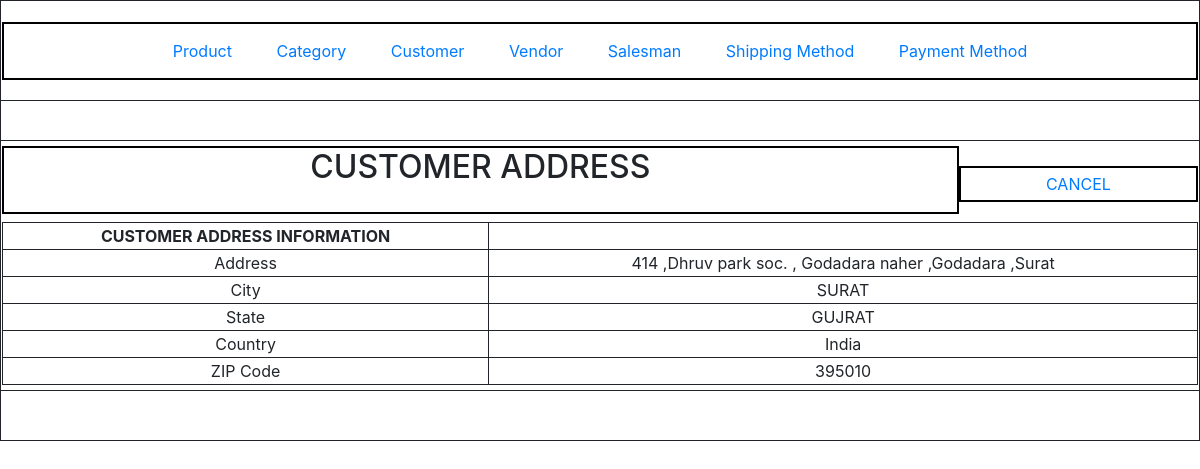
The page /index.php?c=customer&a=address&customer_id=59 on the database its author committed.
### tables this page shows
CREATE TABLE `customer_address` (
  `address_id` int(11) NOT NULL,
  `customer_address_id` int(11) DEFAULT NULL,
  `address` text NOT NULL,
  `city` varchar(10) NOT NULL,
  `state` varchar(10) NOT NULL,
  `country` varchar(10) NOT NULL,
  `zip_code` int(11) NOT NULL
);

### Block/Core/Templates.php (called while the page is built, shortened)
<?php
class Block_Core_Templates extends Model_Core_View
{
	protected $children = [];
	public function getChildren()
	{
		return $this->children;
	}
	public function addChild($key,$children)
	{
		$this->children[$key] = $children;
		return $this;
	}
}

### Model/Core/View.php (called while the page is built, shortened)
<?php
class Model_Core_View
{
	protected $template = null;
	protected $data = [];
	public function setData($data)
	{
		$this->data = $data;
		return $this;
	}
	public function getData($key)
	{
		return $this->data[$key];
	}
	public function setTemplate($template)
	{
		$this->template = $template;
		return $this;
	}
	public function getTemplate()
	{
		return $this->template;
	}
	public function render()
	{
		require_once 'View'.DS.$this->getTemplate();
	}
	public function getUrl($action = null,$controller = null,$params=null,$resetParam = false)
	{
		return Ccc::getModel('Core_Url')->getUrl($action,$controller,$params,$resetParam);
	}
}
?>

### Controller/Customer.php (called while the page is built, shortened)
<?php
class Controller_Customer extends Controller_Core_Action
{
	public function addressAction()
	{
		try {
			if (!($customerId = $this->getRequest()->getParams('customer_id'))) {
				$this->errorAction('Invalid request !!!');
			}
			if (!($address = Ccc::getModel('Customer_Address')->load($customerId,'customer_address_id'))) {
				$this->errorAction('Data not found !!!');
			}
			$layout = $this->getLayout();
			$addressBlock = $layout->creatBlock('Customer_Address');
			$addressBlock->setData(['address'=>$address]);
			$layout->getChild('content')->addChild('address',$addressBlock);
			$layout->render();
		} catch (Exception $e) {
			$this->getMessage()->addMessage($e->getMessage(),Model_Core_Message::FAILURE);
			$this->redirect('grid',null,[],true);
		}
	}
}
?>

### index.php (called while the page is built, shortened)
<?php
class Ccc
{
	public static function init()
	{
		$front = new Controller_Core_Front();
		$front->init();
	}
	public static function getModel($className)
	{
		return new $className();
	}
}
Ccc::init();
?>

### Model/Core/Url.php (called while the page is built, shortened)
<?php
class Model_Core_Url
{
	public function getUrl($action=null,$controller=null,$params=null,$resetParam=false)
	{
		$request = new Model_Core_Request();
		$queryStringArray = [];
		if (!$resetParam) {
			$queryStringArray = $request->getParams();
		}
		if($controller){
			$queryStringArray['c'] = $controller;
		}else{
			$queryStringArray['c'] = $request->getControllerName();
		}
		if($action){
			$queryStringArray['a'] = $action;
		}else{
			$queryStringArray['a'] = $request->getActionName();
		}
		$url = $_SERVER['REQUEST_SCHEME'].'://'.$_SERVER['HTTP_HOST'].trim($_SERVER['REQUEST_URI'],$_SERVER['QUERY_STRING']).http_build_query($queryStringArray);
		return $url;
	}
}
?>

### Model/Core/Request.php (called while the page is built, shortened)
<?php
class Model_Core_Request
{
	public function getParams($key = NULL, $value = NULL)
	{
		if ($key == NULL)
		{
			return $_GET;
		}
		if (array_key_exists($key, $_GET))
		{
			return $_GET[$key];
		}
		return $value;
	}
	public function getControllerName()
	{
		return $this->getParams('c','product');
	}
}
?>

### Model/Core/Table.php (called while the page is built, shortened)
<?php
class Model_Core_Table
{
	protected $data = [];
	public function __get($key)
	{
		if (array_key_exists($key,$this->data)) {
			return $this->data[$key];
		}
		return null;
	}
	public function getResource()
	{
		$resource = Ccc::getModel($this->resourceClass);
		return $resource;
	}
	public function setData(array $data)
	{
		$this->data = array_merge($this->data,$data);
		return $this;
	}
	public function load($id,$column=null)
	{
		$data = $this->getResource()->load($id,$column);
		return $this;
	}
}
?>

### Model/Core/Adapter.php (called while the page is built, shortened)
<?php
class Model_Core_Adapter
{
	public $serverName = 'localhost';
	public $userName = 'root';
	public $passWord = '';
	public $dbName = 'newmvc-udaykumar';
	public function connect()
	{
		$connect = mysqli_connect($this->serverName,$this->userName,$this->passWord,$this->dbName);
		return $connect;
	}
	public function fetchRow($query)
	{
		$connect = $this->connect();
		$result = $connect->query($query);
		return $result->fetch_assoc();
	}
}
?>

### Model/Core/Table/Resource.php (called while the page is built, shortened)
<?php
class Model_Core_Table_Resource
{
	public function getTableName()
	{
		return $this->tableName;
	}
	public function getAdapter()
	{
		$adapter = new Model_Core_Adapter();
		return $adapter;
	}
	public function load($id,$column = null)
	{
		$adapter = $this->getAdapter();
		$query = 'SELECT * FROM `'.$this->getTableName().'` WHERE `'.$column.'` = "'.$id.'"';
		$result = $adapter->fetchRow($query);
		return $result;
	}
}
?>

### View/customer/address.phtml (the view)
<?php
$address = $this->getData('address');
?>
<form>
	<div class="head_container">
		<h2 class="edit_heading">CUSTOMER ADDRESS</h2>
		<a class="cancel_link" type="cancel" href=<?php echo $this->getUrl('grid',null,null,true); ?>>CANCEL</a>
	</div>
	<div class="tabel_container">
		<table>
			<tr>
				<th>CUSTOMER ADDRESS INFORMATION</th>
			</tr>
			<tr>
				<td>Address</td>
				<td><?php echo $address->address; ?></td>
			</tr>
			<tr>
				<td>City</td>
				<td><?php echo $address->city; ?></td>
			</tr>
			<tr>
				<td>State</td>
				<td><?php echo $address->state; ?></td>
			</tr>
			<tr>
				<td>Country</td>
				<td><?php echo $address->country; ?></td>
			</tr>
			<tr>
				<td>ZIP Code</td>
				<td><?php echo $address->zip_code; ?></td>
			</tr>
		</table>
	</div>
</form>

### View/html/content.phtml
<?php
foreach ($this->getChildren() as $block) {
	$block->render();
}
?>

### skin/css/style.css (style rules this page uses)
table { border: 1px solid; text-align: center; width: 100%; }
th, td { border: 1px solid; text-align: center; }
.head_container { display: flex; flex-direction: row; justify-content: center; }
.tabel_container { display: flex; flex-direction: column; justify-content: center; }
.cancel_link { width: 20%; border: 2px solid black; text-align: center; margin: 20px 0; padding: 4px 0; text-decoration: none; }
.edit_heading { width: 80%; border: 2px solid black; text-align: center; }

### rows shown on the page
customer_address: address "414 ,Dhruv park soc. , Godadara naher ,Godadara ,Surat", city "SURAT", state "GUJRAT", country "India", zip_code "395010"
